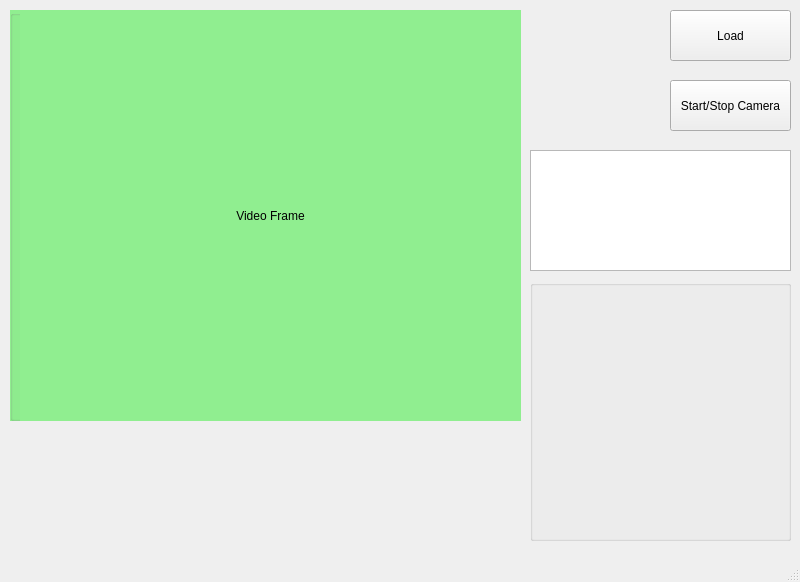
<?xml version="1.0" encoding="UTF-8"?>
<ui version="4.0">
 <class>MainWindow</class>
 <widget class="QMainWindow" name="MainWindow">
  <property name="geometry">
   <rect>
    <x>0</x>
    <y>0</y>
    <width>800</width>
    <height>582</height>
   </rect>
  </property>
  <property name="windowTitle">
   <string>MainWindow</string>
  </property>
  <property name="styleSheet">
   <string notr="true"/>
  </property>
  <widget class="QWidget" name="centralwidget">
   <widget class="QPushButton" name="loadModelBtn">
    <property name="geometry">
     <rect>
      <x>670</x>
      <y>10</y>
      <width>121</width>
      <height>51</height>
     </rect>
    </property>
    <property name="text">
     <string>Load</string>
    </property>
   </widget>
   <widget class="QPushButton" name="switchButton">
    <property name="geometry">
     <rect>
      <x>670</x>
      <y>80</y>
      <width>121</width>
      <height>51</height>
     </rect>
    </property>
    <property name="text">
     <string>Start/Stop Camera</string>
    </property>
   </widget>
   <widget class="QTextEdit" name="textEdit">
    <property name="geometry">
     <rect>
      <x>530</x>
      <y>150</y>
      <width>261</width>
      <height>121</height>
     </rect>
    </property>
   </widget>
   <widget class="QGroupBox" name="groupBox">
    <property name="geometry">
     <rect>
      <x>10</x>
      <y>10</y>
      <width>511</width>
      <height>411</height>
     </rect>
    </property>
    <property name="autoFillBackground">
     <bool>false</bool>
    </property>
    <property name="styleSheet">
     <string notr="true">background-color: lightgreen</string>
    </property>
    <property name="title">
     <string/>
    </property>
    <widget class="QLabel" name="cameraView">
     <property name="geometry">
      <rect>
       <x>10</x>
       <y>0</y>
       <width>501</width>
       <height>411</height>
      </rect>
     </property>
     <property name="autoFillBackground">
      <bool>false</bool>
     </property>
     <property name="text">
      <string>Video Frame</string>
     </property>
     <property name="alignment">
      <set>Qt::AlignCenter</set>
     </property>
    </widget>
   </widget>
   <widget class="QGroupBox" name="groupBox_2">
    <property name="geometry">
     <rect>
      <x>530</x>
      <y>280</y>
      <width>261</width>
      <height>261</height>
     </rect>
    </property>
    <property name="autoFillBackground">
     <bool>true</bool>
    </property>
    <property name="title">
     <string/>
    </property>
    <widget class="QWidget" name="gridLayoutWidget">
     <property name="geometry">
      <rect>
       <x>0</x>
       <y>0</y>
       <width>261</width>
       <height>261</height>
      </rect>
     </property>
     <layout class="QGridLayout" name="infoGrid"/>
    </widget>
   </widget>
  </widget>
  <widget class="QMenuBar" name="menubar">
   <property name="geometry">
    <rect>
     <x>0</x>
     <y>0</y>
     <width>800</width>
     <height>21</height>
    </rect>
   </property>
  </widget>
  <widget class="QStatusBar" name="statusbar"/>
 </widget>
 <resources/>
 <connections/>
</ui>
